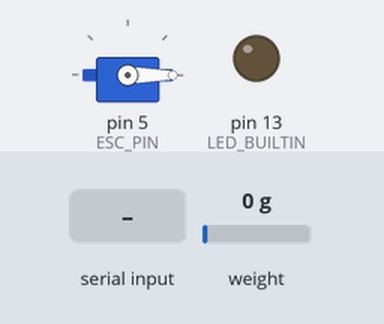
A sketch run on a simulated Arduino Uno, built with avr-gcc and run on an emulated ATmega328P. Shown: servo, output pins drawn as LEDs (lit = HIGH). The inputs (shaded band) are chosen by the test bench; at power-on: weight on the scale 0 g. What the sketch prints to the serial monitor is not drawn.

Above: at 8.4 s.
8.5 s: "S" received over Serial
At 9.4 s:
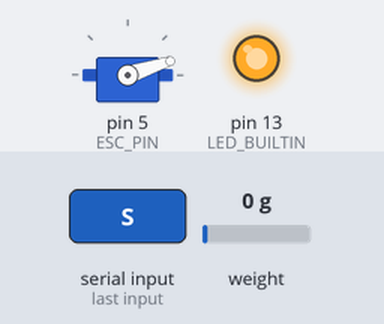
At 10.9 s:
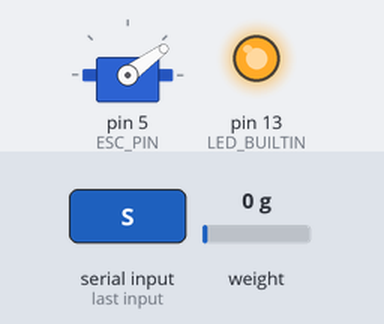
11.5 s: "E" received over Serial
At 12.9 s:
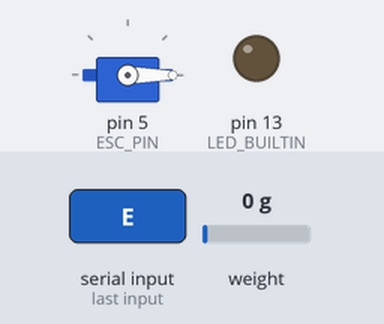
Timing chart, 0 to 14.5 s (numbered marks = the images above; inputs shaded):
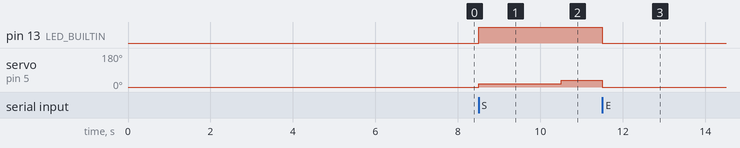

The sketch:

thrustStand.ino
```cpp
// (licence header left out)
#include <HX711.h>
#include <Servo.h>

#define ESC_PIN (5)      // connected to ESC control wire
#define LED_BUILTIN (2)  // not defaulted properly for ESP32s/you must define it

Servo ESC;  // create servo object to control the ESC

int incomingByte = 0;
int i = 0;
unsigned long timepoint;

// added code for GUI
String data;
char d1;


// HX711 circuit wiring
const int LOADCELL_DOUT_PIN = 3;
const int LOADCELL_SCK_PIN = 2;

HX711 scale;

void setup() {
  Serial.begin(38400);

  pinMode(13, OUTPUT);

  ESC.attach(ESC_PIN, 1000, 2000);  // (pin, min pulse width, max pulse width in microseconds)
  ESC.write(0);

  Serial.println("Welcome to the Thrust Stand!");

  Serial.println("Initializing the scale");

  // Initialize library with data output pin, clock input pin and gain factor.
  // Channel selection is made by passing the appropriate gain:
  // - With a gain factor of 64 or 128, channel A is selected
  // - With a gain factor of 32, channel B is selected
  // By omitting the gain factor parameter, the library
  // default "128" (Channel A) is used here.
  scale.begin(LOADCELL_DOUT_PIN, LOADCELL_SCK_PIN);

  Serial.println("Before setting up the scale:");
  Serial.print("read: \t\t");
  Serial.println(scale.read());  // print a raw reading from the ADC

  Serial.print("read average: \t\t");
  Serial.println(scale.read_average(20));  // print the average of 20 readings from the ADC

  Serial.print("get value: \t\t");
  Serial.println(scale.get_value(5));  // print the average of 5 readings from the ADC minus the tare weight (not set yet)

  Serial.print("get units: \t\t");
  Serial.println(scale.get_units(5), 1);  // print the average of 5 readings from the ADC minus tare weight (not set) divided
  // by the SCALE parameter (not set yet)

  scale.set_scale(2280.f);     // this value is obtained by calibrating the scale with known weights; see the README for details
  scale.tare();  // reset the scale to 0

  Serial.println("After setting up the scale:");

  Serial.print("read: \t\t");
  Serial.println(scale.read());  // print a raw reading from the ADC

  Serial.print("read average: \t\t");
  Serial.println(scale.read_average(20));  // print the average of 20 readings from the ADC

  Serial.print("get value: \t\t");
  Serial.println(scale.get_value(5));  // print the average of 5 readings from the ADC minus the tare weight, set with tare()

  Serial.print("get units: \t\t");
  Serial.println(scale.get_units(5), 1);  // print the average of 5 readings from the ADC minus tare weight, divided
  // by the SCALE parameter set with set_scale

  Serial.println("Calibration Complete! Readings:");
}

void loop() {


  if (Serial.available() > 0) {
    // read the incoming byte:
    incomingByte = Serial.read();   //reads keyboard command; S for start (ASCII char 83), R for recalibrate (ASCII char 82), and anything else to stop the thrust stand
    if (incomingByte == 83) {
      timepoint = millis();
      incomingByte == 83;
      i = 0;
      digitalWrite(13, HIGH);
    } else if (incomingByte == 82) {
      setup();
    } else if (incomingByte == 69) {
      incomingByte = 0;
      Serial.println("Stopping...");
      Serial.println();
      digitalWrite(13, LOW);
    }
  }


/*
// GUI button signals
  if (Serial.available() > 0) {
    data = Serial.readString();
    d1 = data.charAt(0);
    if(d1 == 'S') { // start test
      // Serial.println("Start command received"); // debugging
      timepoint = millis();
      d1 == 'S';
      i = 0;
      digitalWrite(13, HIGH);
    }
    else if(d1 == 'R') { // recalibrate
      setup();
    }
    else if(d1 == 'E') { // end test
      d1 == 'E';
      Serial.println("Stopping...");
      Serial.println();
      digitalWrite(13, LOW);
    }
  }
  */


  if (incomingByte == 83 && millis() - timepoint < 23000) {         //run thrust test for 23s (extra 3 seconds on max power to minimize error)
    int speed = 1000 + 100 + 100 * ((millis() - timepoint) / 2000);   //increment throttle by 10% every 2 seconds
    ESC.write(speed);

    if ((millis() / 100 - timepoint / 100) % (18 + i) == 0 && millis() - timepoint > 500) {   //calculates thrust after propeller speed is stable
      //Serial.print("Throttle: ");
      Serial.print((speed - 1000) / 10);
      //Serial.print(" %");

      double grams;
      double pounds;
      //grams = scale.get_units() * 0.0229308641975309;
      pounds = -scale.get_units() * 0.0229308641975309;   //calibration
      //Serial.print("\t\tThrust: ");
      Serial.print("\t");
      Serial.print(pounds, 1);
      //Serial.print(" lbf")
      //Serial.print("\t| average:\t");
      //Serial.println(scale.get_units(10), 1);
      Serial.println();

      scale.power_down();  // put the ADC in sleep mode
      scale.power_up();

      i += 20;    //modulus adjustment to keep up with time passed and display readings on time
    }

    if(millis() - timepoint >= 23000){
      Serial.println("Done!");
      Serial.println();
    }

  } else {
    ESC.write(0);
  }
}
```

Measured:
- after the input at 8.5 s, pin 13 (LED_BUILTIN): LOW → HIGH at once; servo on pin 5 (ESC_PIN): 0° → 18° at once, → 36° 2.0 s later
- after the input at 11.5 s, pin 13 (LED_BUILTIN): HIGH → LOW at once
